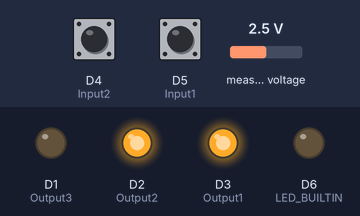
The sketch below on a simulated Arduino MKR. Parts: output pins drawn as LEDs (lit = HIGH). Dashed ring = blinking. The test bench sets the inputs (shaded band); at power-on: D4 (Input2) HIGH, D5 (Input1) HIGH, measured voltage 2.5 V. WiFi joins after 1.5 s; servers stay silent unless stated; uploads are accepted with an empty reply; what the sketch prints to the serial monitor is not drawn.

Above: at 2.8 s.
2.9 s: D4 (Input2) pulled LOW for 3.2 s
At 6.16 s:
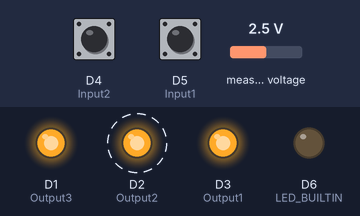
7.6 s: D5 (Input1) pulled LOW for 3.2 s
At 10.8 s:
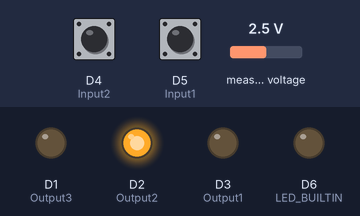
12.3 s: D4 (Input2) driven LOW and D5 (Input1) driven LOW
At 15.15 s:
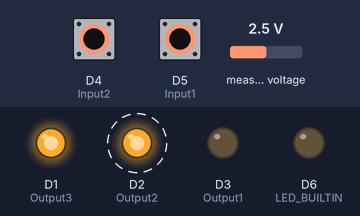
15.3 s: D4 (Input2) driven HIGH
At 15.8 s:
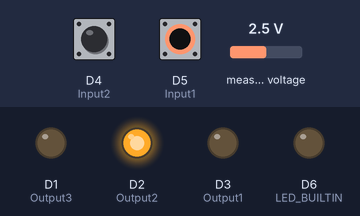
16.9 s: D4 (Input2) driven LOW
At 19.65 s:
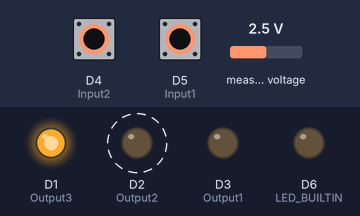
19.9 s: D5 (Input1) driven HIGH
At 20.27 s:
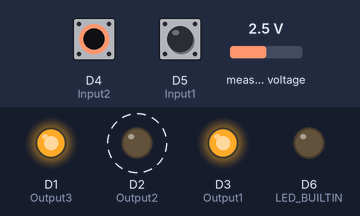
Timing chart, 0 to 23.9 s (numbered marks = the images above; inputs shaded):
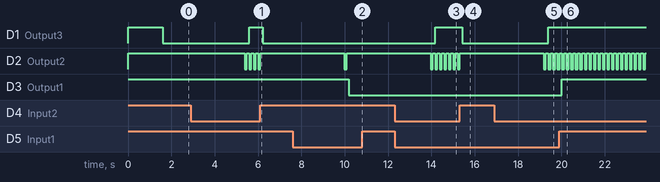

The sketch:

envia_datos_firB.ino
```cpp
//Enccabezados
#include <SPI.h>
#include <WiFiNINA.h>
#include "arduino_secrets.h"
#include "ArduinoJson.h"

#include<ADS1115_WE.h>
#include<Wire.h>
#define I2C_ADDRESS 0x48
ADS1115_WE adc(I2C_ADDRESS);


// VARIABLES
char ssid[] = SECRET_SSID;  //SSID de la red
char user[] = SECRET_USER;  //User de la red
char pass[] = SECRET_PASS;  //clave de la red
int keyIndex = 0;           // your network key Index number (needed only for WEP)
int status = WL_IDLE_STATUS;//estado conexión

//DIRECCION SERVIDOR **********************************************************************************************************
//const char* host = "192.168.43.167"; //Conexion a portatil conectado a celular jorge cock, verificar con IPCONFIG
//const char* host = "127.0.0.1"; //Conexion celular jorge cock
//const char* host = "jorgecock.byethost5.com"; //Conexion celular jorge cock??
//const char* host = "192.168.1.15"; //Servidor Casa Jorge
//const char* host = "192.168.1.158"; //Servidor Carsil
//const char* host = "10.171.92.68"; //Servidor pcKarolina
const char* host = "10.171.80.30"; //Servidor pcKarolina

const int httpPort = 80;


//Codigo***********
//Direccion API****************************************************************************************************************
//String url = "http://jorgecock.byethost5.com/ControldeEstados/api/apiIoT.php";
//String url = "http://192.168.1.158/ControldeEstados/api/apiIoT.php";
//String url = "http://localhost/ControldeEstados1/sistema/api/apiIoT.php"; //carsil y casa  jorge
String url = "http://10.171.80.30/ControldeEstados1/sistema/api/apiIoT.php"; //carsil y casa  jorge

int estadosensor1 =0;
int estadosensoranterior1=0;
int estadosensor2 =0;
int estadosensoranterior2=0;
int Input1 = 5; //puerto entrada en placa Arduino MRK1010 para Pulsador produccion
int Input2 = 4; //puerto entrada en placa Arduino MRK1010 para Paro de emergencia
int Output1 = 3; //puerto Salida en placa Arduino MRK1010 para Led amarillo de pulsado boton verde
int Output2 = 2; //puerto Salida en placa Arduino MRK1010 para Led azul     estado y comunicaciones
int Output3 = 1; //puerto Salida en placa Arduino MRK1010 para Led rojo     de pulsado boton rojo
float voltage = 0.0; //salida del ADC
int contreg=0;

//******************DATOS DEL TIPO DE MODULO Y SERIE***************************************************************************
int iddispositivoiot=1; // NUMERO SERIAL DEL DISPOSITIOV IOT
int idtipodispositivoiot=1; // NUMERO SERIAL DEL TIPO DE DISPOSITIOV IOT
//*****************************************************************************************************************************

// CONFIGURACIÓN INICIAL
void setup() {
  //Inicio de puertos
  pinMode(Input1, INPUT_PULLUP);
  pinMode(Input2, INPUT_PULLUP);
  pinMode(LED_BUILTIN, OUTPUT);
  pinMode(Output1, OUTPUT);
  pinMode(Output2, OUTPUT);
  pinMode(Output3, OUTPUT);
  digitalWrite(Output1, 1); //apaga led amarillo de confirmacion de boton verde
  digitalWrite(Output2, 1); //apaga led Asul de confirmacion de boton comunicaciones
  digitalWrite(Output3, 1); //apaga led rojo de confirmacion de boton rojo

  //Inicializacion serial
  Serial.begin(115200);
  //while (!Serial) {
    ;//esperar inicio serial
  //}
  //delay(100);

  //Inicio ADC para medida de corriente
  Wire.begin();
  if(!adc.init()){
    //anuncia que no está conectado el modulo ADC
    Serial.println("ADS1115 not connected!");
    for (int i = 0; i <= 10; i++) {
      digitalWrite(Output2, 0);
      delay(20);
      digitalWrite(Output2, 1);
      delay(20);
    }
    delay(1000);
  }
  adc.setVoltageRange_mV(ADS1115_RANGE_6144);
  adc.setCompareChannels(ADS1115_COMP_0_1);
  adc.setMeasureMode(ADS1115_CONTINUOUS);


 //Validar wifi en modulo
  if (WiFi.status() == WL_NO_MODULE) {
    Serial.println("comunicacion con WiFi fallada");
    while (true);
    //Mensaje señal de error
    digitalWrite(Output2, 0);
    delay(50);
    digitalWrite(Output2, 1);
    delay(50);
  }

  //Validar version firmware wifi en modulo
  String fv = WiFi.firmwareVersion();
  if (fv < "1.0.0") {
    Serial.print("Actualizar el firmware");
  }

  ///Conectar a red.
  Serial.print("conectando a SSID: ");
  Serial.println(ssid);
  WiFi.begin(ssid,user,pass);
  while (WiFi.status() != WL_CONNECTED) {
    status = WiFi.begin(ssid, pass);
    digitalWrite(Output2, 0);
    delay(100);
    digitalWrite(Output2, 1);
    delay(100);
    Serial.print(".");
  }

  Serial.println("WiFi Conectado");
  Serial.println("IP address: ");
  Serial.println(WiFi.localIP());
  Serial.print("Netmask: ");
  Serial.println(WiFi.subnetMask());
  Serial.print("Gateway: ");
  Serial.println(WiFi.gatewayIP());
  Serial.print("Status: ");
  Serial.println(WiFi.status());
  Serial.println("Conexión con red OK");
  Serial.println("***************************************************");
  delay(100);
}

void loop() {
  voltage = adc.getResult_V();
  estadosensor1 = !digitalRead(Input1);
  digitalWrite(Output1, !estadosensor1);
  estadosensor2 = digitalRead(Input2); //se niega por ser un boton normalmente cerrado
  digitalWrite(Output3, !estadosensor2);

  Serial.print("Estado sensor1: ");
  Serial.print(estadosensor1);
  Serial.print("  Estado sensor2: ");
  Serial.print(estadosensor2);
  Serial.print("  Voltage medido: ");
  Serial.println(voltage);


  if (((estadosensor1!=estadosensoranterior1) and estadosensor1==1) or ((estadosensor2!=estadosensoranterior2) and estadosensor2==1) ){
    contreg=contreg+1;;
    Serial.println("");
    Serial.println("************");
    Serial.print("Conteo: ");
    Serial.println(contreg);

    //Concetarse a la base de datos
    WiFiClient client;
    delay(500);
    if (!client.connect(host, httpPort)) {
      Serial.println("Conexion fallada al servidor");
      digitalWrite(Output2, 0);
      delay(30);
      digitalWrite(Output2, 1);
      delay(30);
      digitalWrite(Output2, 0);
      delay(30);
      digitalWrite(Output2, 1);
      delay(30);
      digitalWrite(Output2, 0);
      delay(30);
      digitalWrite(Output2, 1);
      delay(1000);
      return;
    }else{
      Serial.println("Conectado a:"+ String(host) +":"+String (httpPort)+" correctamente.");
      Serial.println();
    }

    //comando para la base de datos a traves de API.
    String data= "iddispositivoiot="+String(iddispositivoiot)+"&idtipodispositivoiot="+String(idtipodispositivoiot)+"&boton1="+String(estadosensor1)+"&boton2="+String(estadosensor2)+"&voltage="+String(voltage);
    Serial.println("Solicitando: ");

    //envio de comando por monitor serial para visualizar lo enviado y verificar.
    Serial.print(String("GET ") + url+ "?" + data+" HTTP/1.0\r\n"+
              "Host: " + host + "\r\n" +
              "Accept: *" + "/" +"*\r\n" +
              "Content-Length: " + data.length() + "\r\n" +
              "Content-Type: application/x-www-form-urlencoded\r\n" +
              "\r\n" + data);

    //envio de comando por wifi a servidor, mismo comando
    client.print(String("GET ") + url+ "?" + data+" HTTP/1.0\r\n"+
              "Host: " + host + "\r\n" +
              "Accept: *" + "/" +"*\r\n" +
              "Content-Length: " + data.length() + "\r\n" +
              "Content-Type: application/x-www-form-urlencoded\r\n" +
              "\r\n" + data);

    Serial.println("");
    delay(2000);
    Serial.println("************");
    Serial.println("Respuesta:");

    //leer respuesta serial Wifi
    while(client.available()){
      String line = client.readStringUntil('\r');
      Serial.print(line);
    }
    Serial.println("");

    /*if (!client.connected()) {
      Serial.println();
      Serial.println("Desconectado del servidor.");
      client.stop();
      // hacer nada
      while (true);
    }*/

    Serial.println("************");
    Serial.println("Cerrando conexion");
    client.stop();

    Serial.println("***************************************************");
    Serial.println("\r\n");
  }

  estadosensoranterior1=estadosensor1;
  estadosensoranterior2=estadosensor2;
  digitalWrite(Output2, 0);
  delay(100);
  digitalWrite(Output2, 1);
  delay(100);
}
```

arduino_secrets.h
```cpp
//Sena
//#define SECRET_SSID "Aprendiz.21"
//#define SECRET_PASS "Sena1234"

//Celular Jorge
//#define SECRET_SSID "IoT-JorgeCock"
//#define SECRET_PASS "jorgecock"

//Casa Jorge
//#define SECRET_SSID "FamCockGut"
//#define SECRET_PASS "13a18u3n0Un12"

//Sena Funcionario
//#define SECRET_SSID "FUNCIONARIO"
//#define SECRET_PASS "Nduthr29*Ecali20%Mbog16="

//CARSIL
//#define SECRET_SSID "CARSIL_SAS"
//#define SECRET_PASS "cd8333531"

//Sena Aprendiz
#define SECRET_SSID "APRENDIZSENA"
#define SECRET_USER "Aprendiz008"
#define SECRET_PASS "r{MDg9;A8%:6"
```

Measured:
- after the input at 2.9 s, D1 (Output3): LOW → HIGH after 2.7 s, → LOW 0.63 s later; D2 (Output2): goes on until 6.1 s, then stays HIGH
- after the input at 7.6 s, D2 (Output2): goes on until 10.1 s, then stays HIGH; D3 (Output1): HIGH → LOW after 2.6 s
- after the input at 12.3 s, D1 (Output3): LOW → HIGH after 1.9 s; D3 (Output1): stays LOW (without the input it goes to HIGH after 1.9 s)
- after the input at 15.3 s, D1 (Output3): HIGH → LOW after 0.12 s; D2 (Output2): goes on until 15.3 s, then stays HIGH
- after the input at 16.9 s, D1 (Output3): LOW → HIGH after 2.5 s
- after the input at 19.9 s, D3 (Output1): LOW → HIGH after 0.12 s
